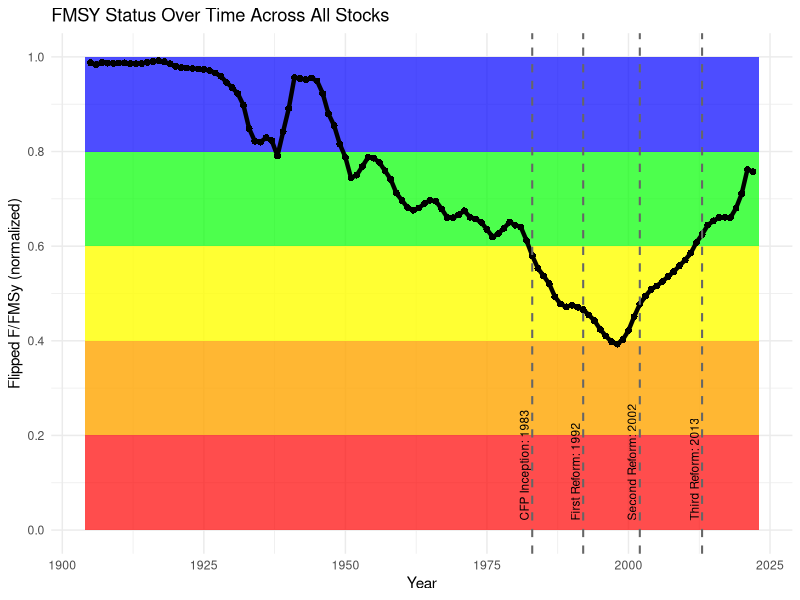
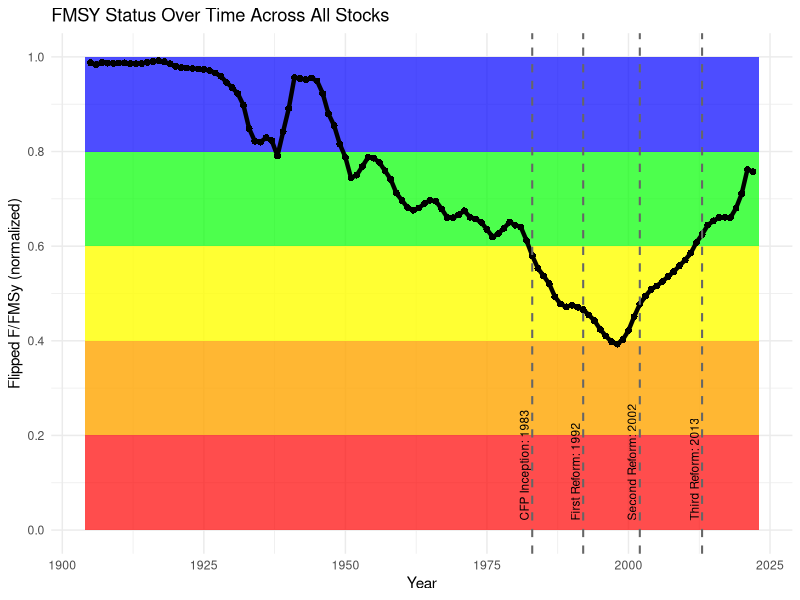

The R source for these figures, in order:
# Set working directory (adjust path if needed)
setwd("/Users/emma/Library/CloudStorage/OneDrive-DanmarksTekniskeUniversitet/NIVA/data")
getwd()

# Load required packages
library(dplyr)
library(tidyr)
library(readr)
library(ggplot2)
library(scales)
library(zoo)

# Read the dataset
data <- read.csv("total_europe_stockdata2024.csv")

# Filter out missing values and normalize F/FMSY within each stock, then flip the values
data_all <- data %>%
  filter(!is.na(Year) & !is.na(F.FMSy)) %>%
  group_by(StockKeyLabel) %>%
  mutate(F.FMSy_norm = rescale(F.FMSy, to = c(0, 1)),
         F.FMSy_flipped = 1 - F.FMSy_norm) %>%
  ungroup()

# Compute average flipped F/FMSy per year across all stocks
avg_all <- data_all %>%
  group_by(Year) %>%
  summarise(F_FMSy_avg = mean(F.FMSy_flipped, na.rm = TRUE)) %>%
  ungroup() %>%
  mutate(F_FMSy_avg_smooth = rollmean(F_FMSy_avg, k = 3, fill = NA, align = "center"))

# Data for policy milestone lines
events <- data.frame(
  Year = c(1983, 1992, 2002, 2013),
  Event = c("CFP Inception: 1983", 
            "First Reform: 1992", 
            "Second Reform: 2002", 
            "Third Reform: 2013")
)

# Plot with colored bands, smooth trend line, and event markers
# Plot with text labels slightly shifted left
plot_avg_all <- ggplot() +
  annotate("rect", xmin = min(data_all$Year), xmax = max(data_all$Year), ymin = 0.8, ymax = 1, fill = "blue", alpha = 0.7) +
  annotate("rect", xmin = min(data_all$Year), xmax = max(data_all$Year), ymin = 0.6, ymax = 0.8, fill = "green", alpha = 0.7) +
  annotate("rect", xmin = min(data_all$Year), xmax = max(data_all$Year), ymin = 0.4, ymax = 0.6, fill = "yellow", alpha = 0.8) +
  annotate("rect", xmin = min(data_all$Year), xmax = max(data_all$Year), ymin = 0.2, ymax = 0.4, fill = "orange", alpha = 0.8) +
  annotate("rect", xmin = min(data_all$Year), xmax = max(data_all$Year), ymin = 0, ymax = 0.2, fill = "red", alpha = 0.7) +
  geom_line(data = avg_all, aes(x = Year, y = F_FMSy_avg_smooth), color = "black", size = 1.5) +
  geom_point(data = avg_all, aes(x = Year, y = F_FMSy_avg_smooth), color = "black", size = 2, shape = 16) +
  geom_vline(data = events, aes(xintercept = Year), color = "gray40", linetype = "dashed", size = 0.7) +
  annotate("text", x = events$Year - 1.4, y = 0.02, label = events$Event, angle = 90, hjust = 0, size = 3, color = "black") +
  scale_y_continuous(breaks = seq(0, 1, by = 0.2)) +
  labs(title = "FMSY Status Over Time Across All Stocks",
       x = "Year", y = "Flipped F/FMSy (normalized)") +
  theme_minimal() +
  theme(legend.position = "none")

print(plot_avg_all)

# Save the correct plot
output_dir <- "/Users/emma/Library/CloudStorage/OneDrive-DanmarksTekniskeUniversitet/NIVA/plots"
if (!dir.exists(output_dir)) dir.create(output_dir, recursive = TRUE)

ggsave(
  filename = file.path(output_dir, "overallGES.png"), 
  plot = plot_avg_all,      
  width = 8, 
  height = 6, 
  dpi = 300
)

